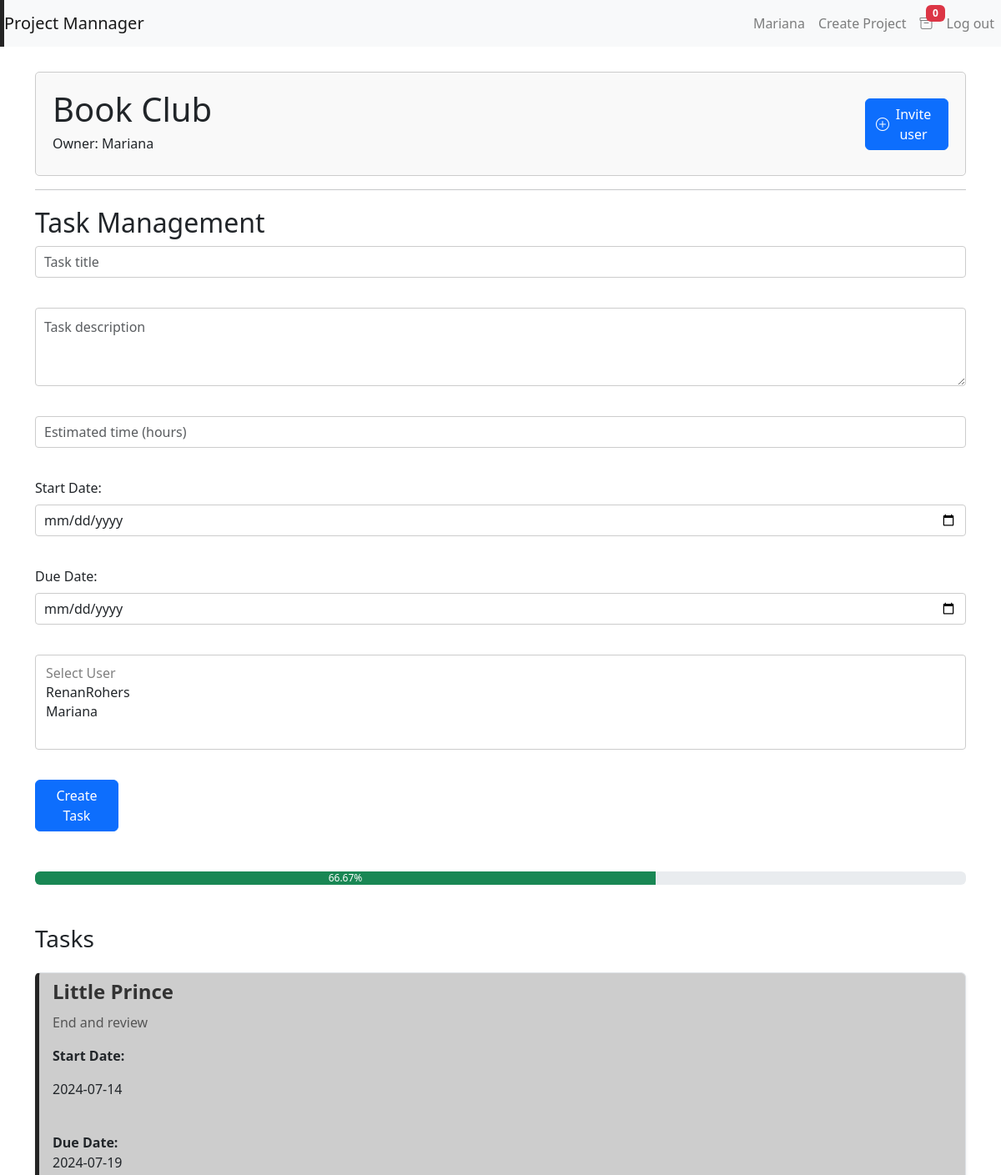
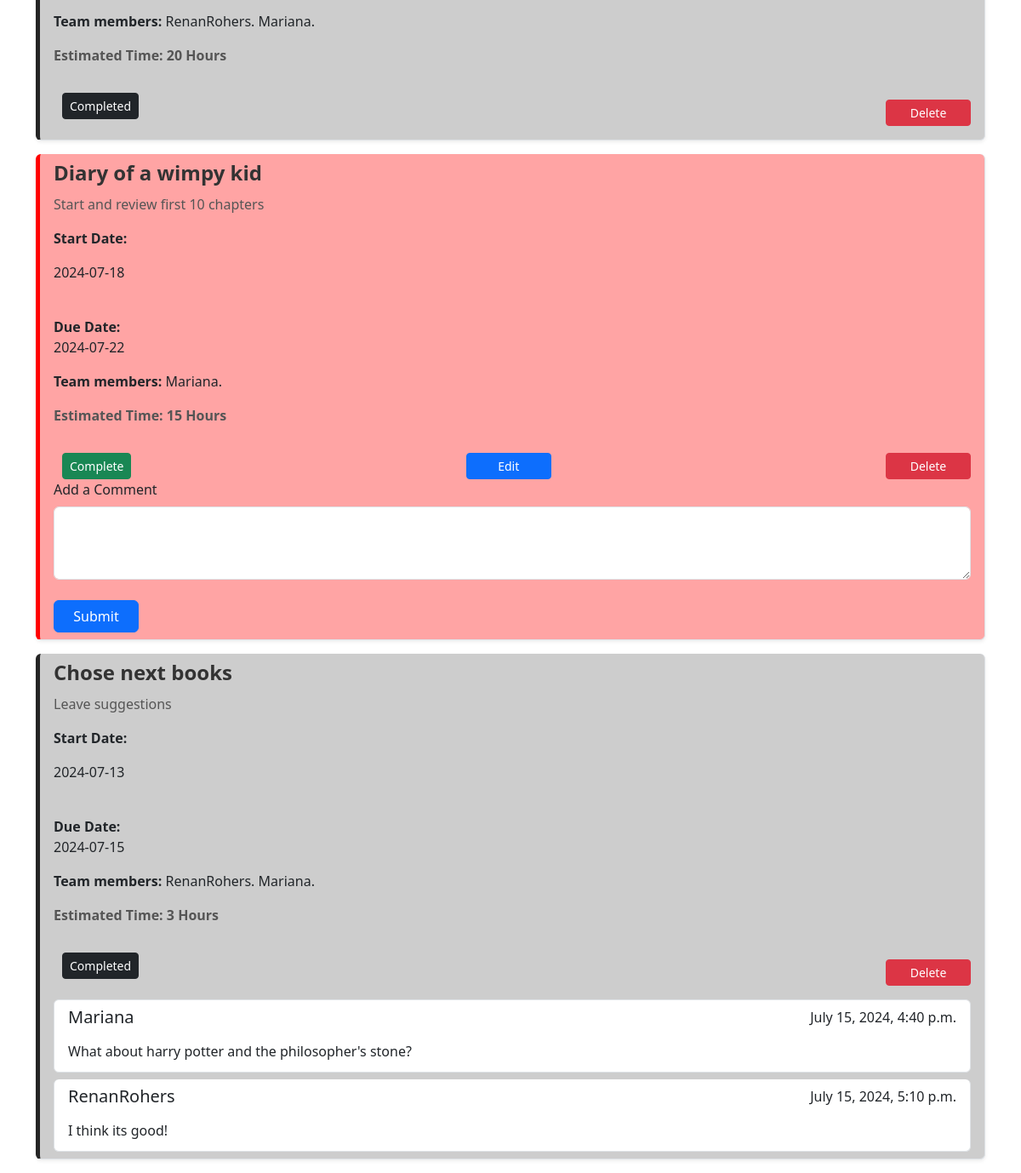
Screenshot of /project/17 (signed in) with the database file from the repository (2 pictures, top to bottom).
### capstone/models.py (models this page shows, shortened)
class User(AbstractUser):
    pass

class Project(models.Model):
    name = models.CharField(max_length=70)
    description = models.CharField(max_length=250)
    owner = models.ForeignKey(User, on_delete=models.CASCADE, related_name='owner_projects')
    members = models.ManyToManyField(User, blank=True, null=True, related_name="members")
    created_at = models.DateTimeField(auto_now_add=True)

class Task(models.Model):
    project = models.ForeignKey(Project, on_delete=models.CASCADE, related_name='project_task')
    members = models.ManyToManyField(User, blank=True, null=True, related_name="members_task")
    complete = models.BooleanField(default=False)
    overdue = models.BooleanField(default=False)
    title = models.CharField(max_length=40)
    description = models.CharField(max_length=250)
    start_date = models.DateField(blank=True, null=True)
    due_date = models.DateField(blank=True, null=True)
    time = models.IntegerField()

class Comments(models.Model):
    user = models.ForeignKey(User, on_delete = models.CASCADE, blank = True, null = True, related_name = "comment_user")
    task = models.ForeignKey(Task, on_delete = models.CASCADE, blank = True, null = True, related_name = "comment_task")
    project = models.ForeignKey(Project, on_delete = models.CASCADE, blank = True, null = True, related_name = "comment_Project")
    text = models.CharField(max_length=200)
    timestamp = models.DateTimeField(auto_now_add=True)

### capstone/views.py (the view)
# urls.py: path("project/<int:id>", views.project, name="project"),
@login_required
def project(request,id):
    current_user = request.user
    project = Project.objects.get(pk = id)
    members = project.members.all()
    all_users = User.objects.all()
    inbox_invites = Invite.objects.filter(invite_to = current_user, accepted = False)
    all_tasks = Task.objects.filter(project = project)
    current_date = datetime.now().date()
    for task in all_tasks:
        task.overdue = task.due_date < current_date
    completed_tasks = all_tasks.filter(complete = True)
    total_tasks = all_tasks.count()
    completed_tasks_count = completed_tasks.count()
    if total_tasks == 0:
        completion_percentage = 0
    else:
        completion_percentage = (completed_tasks_count / total_tasks) * 100
        completion_percentage = round(completion_percentage, 2)
    comments = Comments.objects.all()
    return render(request, 'capstone/project.html',{
        "project": project,
        "all_users": all_users,
        "invites": inbox_invites,
        "members": members,
        "all_tasks": all_tasks,
        "completion_percentage": completion_percentage,
        "comments": comments,
    })

### capstone/templates/capstone/project.html (shortened to what this page needs)
{% extends "capstone/layout.html" %}
{% block body %}
    <div class="project-details d-flex justify-content-between align-items-center">
        <div>
            <h1>{{ project.name }}</h1>
            <h6>Owner: {{ project.owner }}</h6>
        </div>
        {% if user == project.owner %}
            <div class="invite-box d-flex align-items-center">
                <button id="invite-btn" class="btn btn-primary">
                    <i class="bi bi-plus-circle"></i> Invite user
                </button>
            </div>
        {% endif %}
    </div>
    <hr>
    {% if user == project.owner %}
            <h2>Task Management</h2>
            <div class="task-form">
                <form action="{% url 'add_task' id=project.id %}" method="post">
                    <div class="form-group">
                        <input type="text" name="title" id="taskTitle" class="form-control" placeholder="Task title">
                    </div>
                    <div class="form-group">
                        <textarea id="taskDescription" name="description" class="form-control" placeholder="Task description" rows="3"></textarea>
                    </div>
                    <div class="form-group">
                        <input type="number" name="time" id="taskTime" class="form-control" placeholder="Estimated time (hours)">
                    </div>
                    <div class="form-group">
                        <label for="start_date">Start Date:</label>
                        <input type="date" id="start_date" name="start_date" class="form-control">
                    </div>
                    <div class="form-group">
                        <label for="due_date">Due Date:</label>
                        <input type="date" id="due_date" name="due_date" class="form-control">
                    </div>
                    <div class="form-group">
                        <select id="taskMembers" name="taskMembers" class="form-select" multiple>
                            <option disabled>Select User</option>
                            {% for user in project.members.all %}
                                    <option value="{{ user.id }}">{{ user.username }}</option>
                            {% endfor %}
                        </select>
                    </div>
                    <button type="submit" id="createTaskBtn" class="btn btn-primary btn-block">Create Task</button>
                </form>
            </div>
    {% endif %}
    <div class="progress mt-5" id="progress-bar-container" role="progressbar" aria-label="Task completion progress" aria-valuenow="{{ completion_percentage }}" aria-valuemin="0" aria-valuemax="100">
        <div id="progress-bar" class="progress-bar bg-success" style="width: {{ completion_percentage }}%">{{ completion_percentage }}%</div>
    </div>
        <div class="task-list mt-5">
            <h3 class="mb-4">Tasks</h3>
            <ul class="list-group">
                {% for task in all_tasks %}
                    <li id="task-{{ task.id }}" class="list-group-item mb-3 rounded shadow-sm {% if task.overdue and not task.complete %}task-overdue{% elif task.complete %} complete-task-container {% else %} task-ontime {% endif %}">
                        <div class="task-item">
                            <div id="task-info-{{task.id}}" class="task-info">
                                <h4 id="infoTitle-{{task.id}}" class="task-title">{{ task.title }}</h4>
                                <p id="infoDescription-{{task.id}}" class="task-description">{{ task.description }}</p>
                                <p class="task-dates">
                                    <strong>Start Date:</strong><p id="info_start-{{task.id}}">{{ task.start_date|date:"Y-m-d" }}</p> <br>
                                    <strong>Due Date:</strong> <p id="info_due-{{task.id}}">{{ task.due_date|date:"Y-m-d" }}</p>
                                </p>
                                <p class="task-members">
                                    <strong>Team members:</strong>
                                    {% for member in task.members.all %}
                                        <span>{{ member.username }}.</span>
                                    {% endfor %}
                                </p>
                                <p class="task-time" id="infoTime-{{task.id}}">Estimated Time: {{task.time}} Hours</p>
                            </div>
                            <div class="task-status mt-3">
                                {% if not task.complete %}
                                    {% if user == project.owner or user in task.members.all %}
                                        <div data-task_id="{{ task.id }}" class="complete-task">
                                            <button class="btn btn-success btn-sm">Complete</button>
                                        </div>
                                    {% endif %}
                                {% else %}
                                    <p class="btn btn-dark btn-sm">Completed</p>
                                {% endif %}
                                {% if user == project.owner and not task.complete %}
                                    <div data-task_id="{{ task.id }}" class="edit-task">
                                        <button class="btn btn-primary btn-sm">Edit</button>
                                    </div>
                                {% endif %}
                                {% if user == project.owner %}
                                <div data-task_id="{{ task.id }}" class="delete-task">
                                    <button class="btn btn-danger btn-sm delete-task">Delete</button>
                                </div>
                                {% endif %}
                            </div>
                            {% if not task.complete %}
                                <form id="add-comment-{{task.id}}" action="{% url 'add_comment' id=task.id %}" method="POST">
                                    <div class="form-group">
                                        <label for="commentTextarea">Add a Comment</label>
                                        <textarea class="form-control" id="comment" name="comment" rows="3" required></textarea>
                                    </div>
                                    <button type="submit" class="btn btn-primary mt-2">Submit</button>
                                </form>
                            {% endif %}
                            {% for comment in comments %}
                                {% if comment.task == task %}
                                    <div class="list-group-item list-group-item-action flex-column mt-2 rounded align-items-start">
                                            <div class="d-flex w-100 justify-content-between">
                                                <h5 class="mb-1">{{ comment.user }}</h5>
                                                <p>{{ comment.timestamp }}</p>
                                            </div>
                                            <p class="mb-1">{{ comment.text }}</p>
                                        </div>
                                {% endif %}
                            {% endfor %}
                        </div>
                    </li>
                {% empty %}
                    <p class="card-text">No tasks yet.</p>
                {% endfor %}
            </ul>
        </div>
{% endblock %}

### capstone/templates/capstone/layout.html (shortened to what this page needs)
{% load static %}
<!DOCTYPE html>
<html lang="en">
<head>
  <link rel="stylesheet" href="https://maxcdn.bootstrapcdn.com/bootstrap/4.5.2/css/bootstrap.min.css">
  <link rel="stylesheet" href="https://stackpath.bootstrapcdn.com/bootstrap/4.5.2/css/bootstrap.min.css">
  <link href="https://cdnjs.cloudflare.com/ajax/libs/bootstrap-icons/1.7.2/font/bootstrap-icons.min.css" rel="stylesheet">
  <link href="{% static 'capstone/styles.css' %}" rel="stylesheet">
  <link href="https://cdn.jsdelivr.net/npm/bootstrap@5.3.3/dist/css/bootstrap.min.css" rel="stylesheet">
</head>
<body>
  <nav class="navbar navbar-expand-lg navbar-light bg-light">
    <a class="navbar-brand mr-2" href="{% url 'index' %}">Project Mannager</a>
    <div class="collapse navbar-collapse" id="navbarNav">
        <ul class="navbar-nav ml-auto">
            {% if user.is_authenticated %}
                <li class="nav-item">
                    <a class="nav-link" href="{% url 'index' %}">{{ user.username }}</a>
                </li>
                <li class="nav-item">
                    <a class="nav-link" href="{% url 'create_project' %}">Create Project</a>
                </li>
                <div id="invite_icon" class="nav-item">
                    <a class="nav-link" href="">
                        <i class="bi bi-archive"></i>
                        <span id="badge_count" class="badge badge-pill badge-danger">{{ invites.count }}</span>
                    </a>
                </div>
                <li class="nav-item">
                    <a class="nav-link" href="{% url 'logout' %}">Log out</a>
                </li>
            {% endif %}
        </ul>
    </div>
</nav>
  <div class="container">
    {% block body %}
    {% endblock %}
  </div>
</body>
</html>

### capstone/static/capstone/styles.css (style rules this page uses)
.container { margin-top: 30px; padding: 0 15px; }
.form-control { border-color: #ccc; }
.btn-primary { background-color: #336699; border-color: #336699; }
.nav-link { position: relative; display: flex; align-items: center; }
.badge { position: absolute; top: -2px; right: -6px; font-size: 0.6rem; }
.list-group-item { border: none; border-bottom: 1px solid #ddd; padding: 10px; }
.btn-primary, .btn-danger { width: 100px; }
.project-details { margin-top: 20px; padding: 20px; border: 1px solid #ccc; border-radius: 5px; background-color: #f9f9f9; }
.invite-box { margin-left: auto; }
.invite-box button { display: flex; align-items: center; }
.task-form { margin-bottom: 20px; }
.task-form form { display: grid; grid-gap: 10px; }
.task-form input, .task-form textarea, .task-form select { width: 100%; padding: 10px; border: 1px solid #ccc; border-radius: 4px; box-sizing: border-box; margin-bottom: 10px; }
.task-list { margin: auto; }
.task-item { display: flex; flex-direction: column; }
.task-title { font-size: 1.5rem; font-weight: bold; color: #333; }
.task-description { font-size: 1rem; color: #555; margin-top: 10px; }
.task-members { margin-top: 10px; }
.task-status { display: flex; justify-content: space-between; align-items: center; margin-top: 20px; }
.task-status { margin-left: 10px; }
.task-time { font-size: 1rem; color: #555; font-weight: bold; margin-top: 10px; }
.bg-light { background-color: #5e5e5e !important; border-left: 5px solid #242424 !important; }
.complete-task-container { background-color: #cdcdcd !important; border-left: 5px solid #242424 !important; }
.task-overdue { background-color: #ff2f2f6f !important; border-left: 5px solid #ff0000 !important; }
.task-info { display: block; }

### rows the page displays
User: username "Mariana", {{ user.id }} 4 (drawn)
Project: name "Book Club", owner "Mariana"
Task: title "Little Prince", description "End and review", start_date "2024-07-14", due_date "2024-07-19", time "20", complete "Completed"
User: {{ user.id }} 2 (drawn), username "RenanRohers"
Task: title "Diary of a wimpy kid", description "Start and review first 10 chapters", start_date "2024-07-18", due_date "2024-07-22", time "15"
Task: title "Chose next books", description "Leave suggestions", start_date "2024-07-13", due_date "2024-07-15", time "3", complete "Completed"
Comments: user "Mariana", timestamp "July 15, 2024, 4:40 p.m.", text "What about harry potter and the philosopher's stone?"
Comments: user "RenanRohers", timestamp "July 15, 2024, 5:10 p.m.", text "I think its good!"

### other values shown
{{ invites.count }} "0"
{{ completion_percentage }} "66.67"
